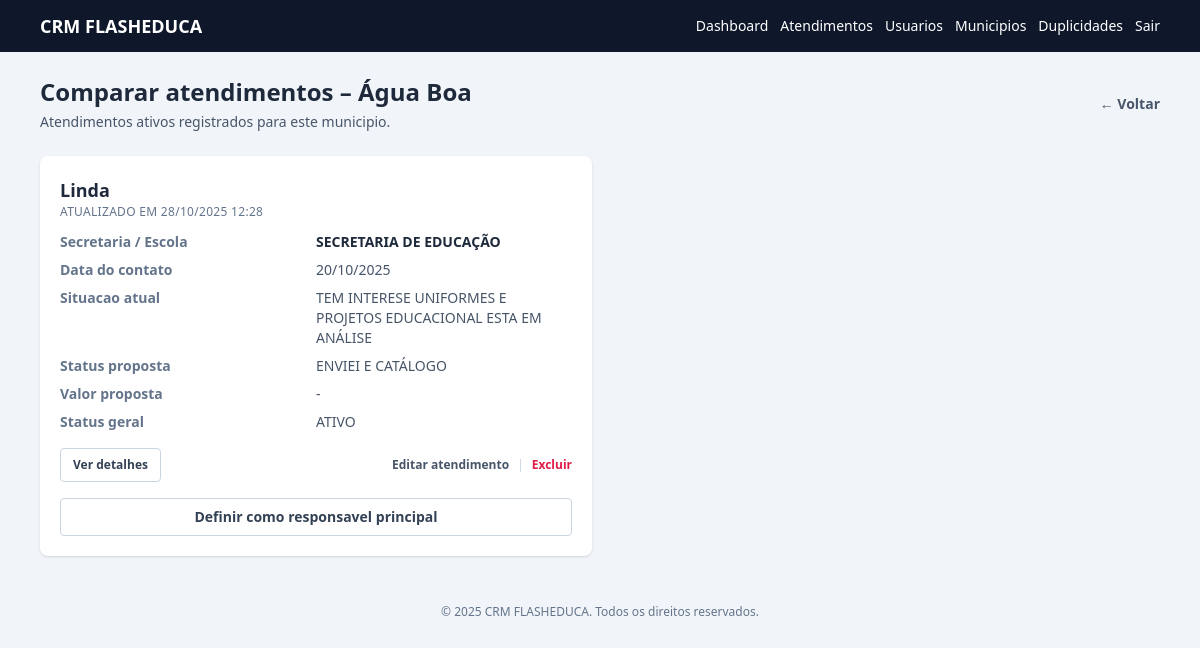
The app's page /duplicidade_comparar.php?municipio_id=7 (signed in) with its own data.
### tables this page shows
CREATE TABLE `municipios` (
  `id` int(11) NOT NULL,
  `nome` varchar(150) NOT NULL,
  `codigo_ibge` varchar(20) DEFAULT NULL,
  `estado` varchar(2) DEFAULT NULL,
  `representante_id` int(11) DEFAULT NULL,
  `vendedor_id` int(11) DEFAULT NULL,
  `created_at` datetime NOT NULL DEFAULT current_timestamp(),
  `updated_at` datetime NOT NULL DEFAULT current_timestamp() ON UPDATE current_timestamp()
);

CREATE TABLE `atendimentos` (
  `id` int(11) NOT NULL,
  `municipio_id` int(11) NOT NULL,
  `representante_id` int(11) DEFAULT NULL,
  `vendedor_id` int(11) DEFAULT NULL,
  `representante_nome_externo` varchar(150) DEFAULT NULL,
  `periodo_relatorio` varchar(100) DEFAULT NULL,
  `secretaria_escola` varchar(150) DEFAULT NULL,
  `contato_principal` varchar(150) DEFAULT NULL,
  `status_visita` varchar(100) DEFAULT NULL,
  `observacoes` text DEFAULT NULL,
  `tipo_contato` varchar(100) DEFAULT NULL,
  `data_contato` date DEFAULT NULL,
  `situacao_atual` varchar(120) DEFAULT NULL,
  `valor_proposta` decimal(12,2) DEFAULT NULL,
  `itens_projeto` text DEFAULT NULL,
  `data_envio` date DEFAULT NULL,
  `status_proposta` varchar(120) DEFAULT NULL,
  `previsao_fechamento` date DEFAULT NULL,
  `dificuldades` text DEFAULT NULL,
  `acoes_futuras` text DEFAULT NULL,
  `observacoes_gerais` text DEFAULT NULL,
  `responsavel_principal` tinyint(1) NOT NULL DEFAULT 0,
  `status_geral` enum('ATIVO','CONCLUIDO','ARQUIVADO') NOT NULL DEFAULT 'ATIVO',
  `created_at` datetime NOT NULL DEFAULT current_timestamp(),
  `updated_at` datetime NOT NULL DEFAULT current_timestamp() ON UPDATE current_timestamp()
);

CREATE TABLE `users` (
  `id` int(11) NOT NULL,
  `name` varchar(120) NOT NULL,
  `email` varchar(120) NOT NULL,
  `password_hash` varchar(255) NOT NULL,
  `role` enum('ADMIN','REPRESENTANTE','ADMIN/REPRESENTANTE','VENDEDOR') NOT NULL DEFAULT 'VENDEDOR',
  `created_by` int(11) DEFAULT NULL,
  `estado` varchar(50) NOT NULL,
  `cidade` varchar(100) DEFAULT NULL,
  `representante_id` int(11) DEFAULT NULL,
  `active` tinyint(1) NOT NULL DEFAULT 1,
  `last_login_at` datetime DEFAULT NULL,
  `created_at` datetime NOT NULL DEFAULT current_timestamp(),
  `updated_at` datetime NOT NULL DEFAULT current_timestamp() ON UPDATE current_timestamp()
);

### helpers.php (called while the page is built, shortened)
<?php
function esc($value): string
{
    return htmlspecialchars((string)$value, ENT_QUOTES, 'UTF-8');
}
function format_currency($value): string
{
    if ($value === null || $value === '') {
        return '-';
    }
    return 'R$ ' . number_format((float)$value, 2, ',', '.');
}
function format_date(?string $date, string $format = 'd/m/Y'): string
{
    try {
        $dt = new DateTime($date);
        return $dt->format($format);
    } catch (Throwable $e) {
        return $date;
    }
}
function user_roles(array $user): array
{
    $raw = trim((string)($user['role'] ?? ''));
    $parts = array_map('trim', explode('/', $raw));
    return array_values(array_filter($parts, static function ($role) {
        return $role !== '';
    }));
}
function user_has_role(array $user, string $role): bool
{
    $role = strtoupper($role);
    $normalized = array_map('strtoupper', user_roles($user));
    return in_array($role, $normalized, true);
}
function is_admin(array $user): bool
{
    return user_has_role($user, 'ADMIN');
}

### auth.php (called while the page is built, shortened)
<?php
require_once __DIR__ . '/helpers.php';
function current_user(): ?array
{
    static $cachedUser = null;
    if (isset($_SESSION['user_id'])) {
        if ($cachedUser !== null) {
            return $cachedUser;
        }
        try {
            $pdo = get_pdo();
            $stmt = $pdo->prepare('SELECT id, name, email, role, estado, cidade, representante_id, active, last_login_at FROM users WHERE id = :id');
            $stmt->execute([':id' => $_SESSION['user_id']]);
            $user = $stmt->fetch();
            if ($user && (int)$user['active'] === 1) {
                $cachedUser = $user;
                return $cachedUser;
            }
        } catch (Throwable $e) {
            return null;
        }
    }
    return null;
}
function require_login(): void
{
    if (!current_user()) {
        flash('auth', 'Por favor, faca login para continuar.', 'warning');
        redirect('index.php');
    }
}

### duplicidade_comparar.php (the view, shortened to what this page needs)
<?php
require_login();
$pdo  = get_pdo();
$user = current_user();
$isAdmin = is_admin($user);
$municipioId = isset($_GET['municipio_id']) ? (int)$_GET['municipio_id'] : 0;
$repBack = ($isAdmin && isset($_GET['representante_id'])) ? (int)$_GET['representante_id'] : 0;
$stmtMunicipio = $pdo->prepare('SELECT id, nome FROM municipios WHERE id = :id');
$stmtMunicipio->execute([':id' => $municipioId]);
$municipio = $stmtMunicipio->fetch();
$sqlAtendimentos = <<<SQL
SELECT a.*, u.name AS representante_usuario_nome, u.email AS representante_email
FROM atendimentos a
LEFT JOIN users u ON u.id = a.representante_id
WHERE a.municipio_id = :municipio_id
  AND a.status_geral <> 'ARQUIVADO'
ORDER BY a.responsavel_principal DESC, a.updated_at DESC
SQL;
$stmt = $pdo->prepare($sqlAtendimentos);
$stmt->execute([':municipio_id' => $municipioId]);
$atendimentos = $stmt->fetchAll();
require __DIR__ . '/partials/header.php';
$backUrl = 'duplicidades.php' . ($repBack > 0 ? ('?representante_id=' . $repBack) : '');
?>
<div class="flex flex-col gap-6">
    <div class="flex items-center justify-between">
        <div>
            <h1 class="text-2xl font-semibold text-slate-800">Comparar atendimentos – <?= esc($municipio['nome']) ?></h1>
            <p class="mt-1 text-sm text-slate-600">Atendimentos ativos registrados para este municipio.</p>
        </div>
        <a href="<?= $backUrl ?>" class="text-sm font-semibold text-slate-600 hover:text-slate-800">&larr; Voltar</a>
    </div>
    <div class="grid gap-4 md:grid-cols-2">
        <?php foreach ($atendimentos as $atendimento): ?>
            <article class="rounded-lg bg-white p-5 shadow">
                <div class="mb-3 flex items-start justify-between">
                    <div>
                        <h2 class="text-lg font-semibold text-slate-800">
                            <?= esc($atendimento['representante_nome'] ?? 'Representante') ?>
                        </h2>
                        <p class="text-xs uppercase tracking-wide text-slate-500">
                            Atualizado em <?= esc(format_date($atendimento['updated_at'], 'd/m/Y H:i')) ?>
                        </p>
                    </div>
                </div>
                <dl class="space-y-2 text-sm text-slate-600">
                    <div class="grid grid-cols-2">
                        <dt class="font-semibold text-slate-500">Secretaria / Escola</dt>
                        <dd class="font-bold text-slate-800"><?= esc($atendimento['secretaria_escola'] ?? '--') ?></dd>
                    </div>
                    <div class="grid grid-cols-2">
                        <dt class="font-semibold text-slate-500">Data do contato</dt>
                        <dd><?= esc(format_date($atendimento['data_contato'])) ?></dd>
                    </div>
                    <div class="grid grid-cols-2">
                        <dt class="font-semibold text-slate-500">Situacao atual</dt>
                        <dd><?= esc($atendimento['situacao_atual'] ?? '--') ?></dd>
                    </div>
                    <div class="grid grid-cols-2">
                        <dt class="font-semibold text-slate-500">Status proposta</dt>
                        <dd><?= esc($atendimento['status_proposta'] ?? '--') ?></dd>
                    </div>
                    <div class="grid grid-cols-2">
                        <dt class="font-semibold text-slate-500">Valor proposta</dt>
                        <dd><?= esc(format_currency($atendimento['valor_proposta'])) ?></dd>
                    </div>
                    <div class="grid grid-cols-2">
                        <dt class="font-semibold text-slate-500">Status geral</dt>
                        <dd><?= esc($atendimento['status_geral']) ?></dd>
                    </div>
                </dl>
                <div class="mt-4 flex flex-wrap items-center justify-between gap-2">
                    <button type="button"
                            class="rounded border border-slate-300 px-3 py-2 text-xs font-semibold text-slate-700 hover:bg-slate-100"
                            data-toggle-card="details-<?= $atendimento['id'] ?>">
                        Ver detalhes
                    </button>
                    <?php if ($isAdmin || (int)$atendimento['representante_id'] === (int)$user['id']): ?>
                        <div class="flex items-center gap-2 text-xs">
                            <a href="atendimento_form.php?id=<?= $atendimento['id'] ?>"
                               class="font-semibold text-slate-600 hover:text-slate-800">Editar atendimento</a>
                            <span class="text-slate-300">|</span>
                            <a href="atendimento_delete.php?id=<?= $atendimento['id'] ?>"
                               class="font-semibold text-rose-600 hover:text-rose-700"
                               onclick="return confirm('Excluir atendimento? Esta acao nao pode ser desfeita.');">
                                Excluir
                            </a>
                        </div>
                    <?php endif; ?>
                </div>
                <?php if ($isAdmin): ?>
                    <form method="post" class="mt-4">
                        <button type="submit" class="w-full rounded border border-slate-300 px-3 py-2 text-sm font-semibold text-slate-700 hover:bg-slate-100">
                            Definir como responsavel principal
                        </button>
                    </form>
                <?php endif; ?>
            </article>
        <?php endforeach; ?>
    </div>
</div>
<?php
require __DIR__ . '/partials/footer.php';

### records on screen
municipios: nome "Água Boa"
atendimentos: representante.name "Linda", updated_at "28/10/2025 12:28", secretaria_escola "SECRETARIA DE EDUCAÇÃO", data_contato "20/10/2025", situacao_atual "TEM INTERESE UNIFORMES E PROJETOS EDUCACIONAL ESTA EM ANÁLISE", status_proposta "ENVIEI E CATÁLOGO", valor_proposta "-", status_geral "ATIVO"

### other values on screen
APP_NAME "CRM FLASHEDUCA"
